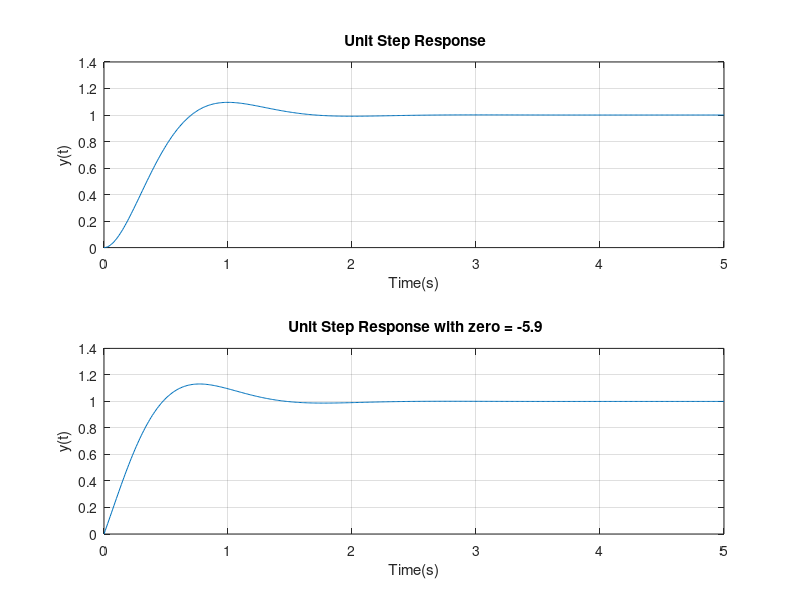

Source code (MATLAB):
%Piter Garacia
%Lab 10 EET-420

%Part I
num=[0 15.4];
den=[1 4.7 15.4];
CIR1=tf(num,den)
t=(0:0.01:5)
y= step(CIR1,t)
subplot(2,1,1)
plot(t,y)
ylabel('y(t)')
xlabel('Time(s)'),grid
title(' Unit Step Response')

%Part II
num=[2.6 15.4];
den=[1 4.7 15.4];
CIR1=tf(num,den)
t=(0:0.01:5)
y= step(CIR1,t)
subplot(2,1,2)
plot(t,y)
ylabel('y(t)')
xlabel('Time(s)'),grid
title(' Unit Step Response with zero = -5.9')
